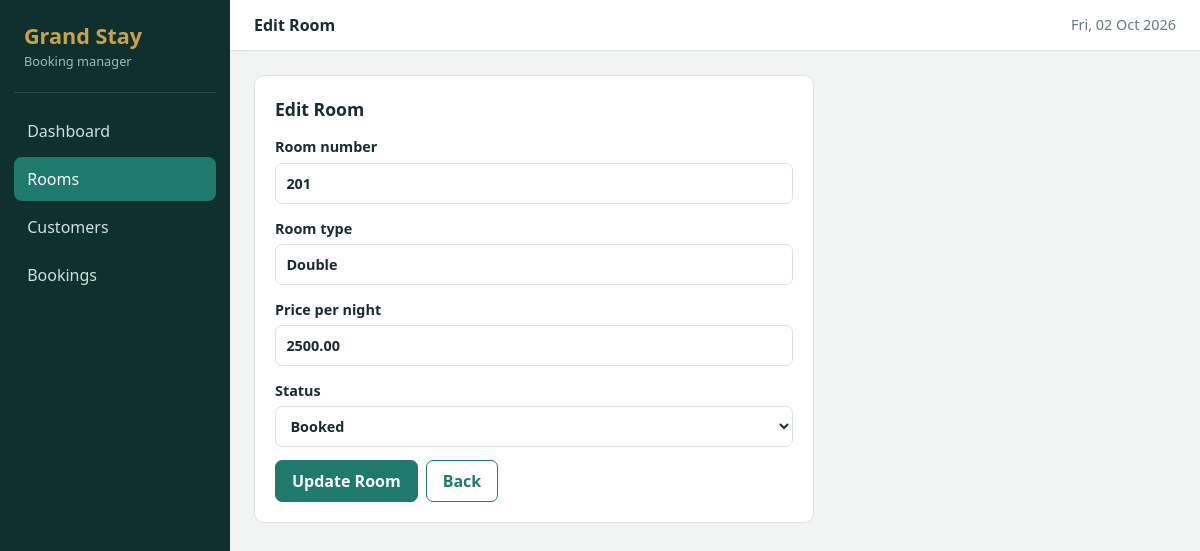
The page /edit.php?id=3 on the database its author committed.
### tables this page shows
CREATE TABLE IF NOT EXISTS rooms (
  room_id INT AUTO_INCREMENT PRIMARY KEY,
  room_number VARCHAR(10) NOT NULL UNIQUE,
  room_type VARCHAR(50) NOT NULL,
  price DECIMAL(10,2) NOT NULL,
  status VARCHAR(20) DEFAULT 'Available'
);

### edit.php (called while the page is built)
<?php $id = (int)($_GET["id"] ?? 0); if (!$id) { header("Location: index.php"); exit; } require __DIR__."/_form.php";

### config.php (called while the page is built, shortened)
<?php
function e($s) { return htmlspecialchars((string)$s, ENT_QUOTES, 'UTF-8'); }

### _form.php (the view, shortened to what this page needs)
<?php require __DIR__.'/../config.php'; $root = '../'; $section = 'rooms';
$r = ['room_number'=>'','room_type'=>'','price'=>'','status'=>'Available']; $errors = [];
if ($id) {
  $s = $pdo->prepare("SELECT * FROM rooms WHERE room_id=?"); $s->execute([$id]); $r = $s->fetch();
}
$title = $id ? 'Edit Room' : 'Add Room';
include __DIR__.'/../includes/header.php'; ?>
<section class="card narrow"><h2><?= $title ?></h2>
<form method="post" novalidate data-validate>
  <label>Room number<input name="room_number" required maxlength="10" value="<?= e($r['room_number']) ?>"></label>
  <label>Room type<input name="room_type" required maxlength="50" list="types" value="<?= e($r['room_type']) ?>"><datalist id="types"><option>Single<option>Double<option>Deluxe<option>Suite</datalist></label>
  <label>Price per night<input name="price" type="number" step="0.01" min="0.01" required value="<?= e($r['price']) ?>"></label>
  <label>Status<select name="status"><?php foreach (ROOM_STATUSES as $s): ?><option <?= $r['status']===$s?'selected':'' ?>><?= $s ?></option><?php endforeach; ?></select></label>
  <div class="row"><button class="btn"><?= $id ? 'Update Room' : 'Add Room' ?></button><a class="btn ghost" href="index.php">Back</a></div>
</form></section>
<?php include __DIR__.'/../includes/footer.php'; ?>

### style.css (style rules this page uses)
:root { --bg:#f1f4f2;--ink:#1b2a2f;--muted:#66797e;--line:#dbe4e1;--side:#10302f;--brand:#1f7a6d;--brand-d:#165e54;--gold:#c9a24b;--ok:#1b7f4b;--danger:#b42318;--r:10px }
* { box-sizing:border-box }
body { margin:0;background:var(--bg);color:var(--ink);font:16px/1.5 "Segoe UI",system-ui,sans-serif }
a { color:var(--brand) }
.card { background:#fff;border:1px solid var(--line);border-radius:var(--r);padding:1.25rem }
.card.narrow { max-width:560px }
h2 { font-size:1.1rem;margin:0 0 .9rem }
label { display:block;font-weight:600;font-size:.9rem;margin-bottom:.85rem }
input,select,textarea { width:100%;margin-top:.3rem;padding:.55rem .65rem;border:1px solid var(--line);border-radius:7px;font:inherit;background:#fff;color:var(--ink) }
.row,.filters { display:flex;gap:.5rem;flex-wrap:wrap;align-items:center }
.btn { background:var(--brand);color:#fff;border:1px solid var(--brand);padding:.5rem 1rem;border-radius:7px;font:inherit;font-weight:600;cursor:pointer;text-decoration:none;display:inline-block }
.btn.ghost { background:#fff;color:var(--brand) }

### rows shown on the page
rooms: room_number "201", room_type "Double", price "2500.00", status "Booked"

### other values the page prints
$l "Dashboard"
$l "Rooms"
$l "Customers"
$l "Bookings"
$title "Edit Room"
